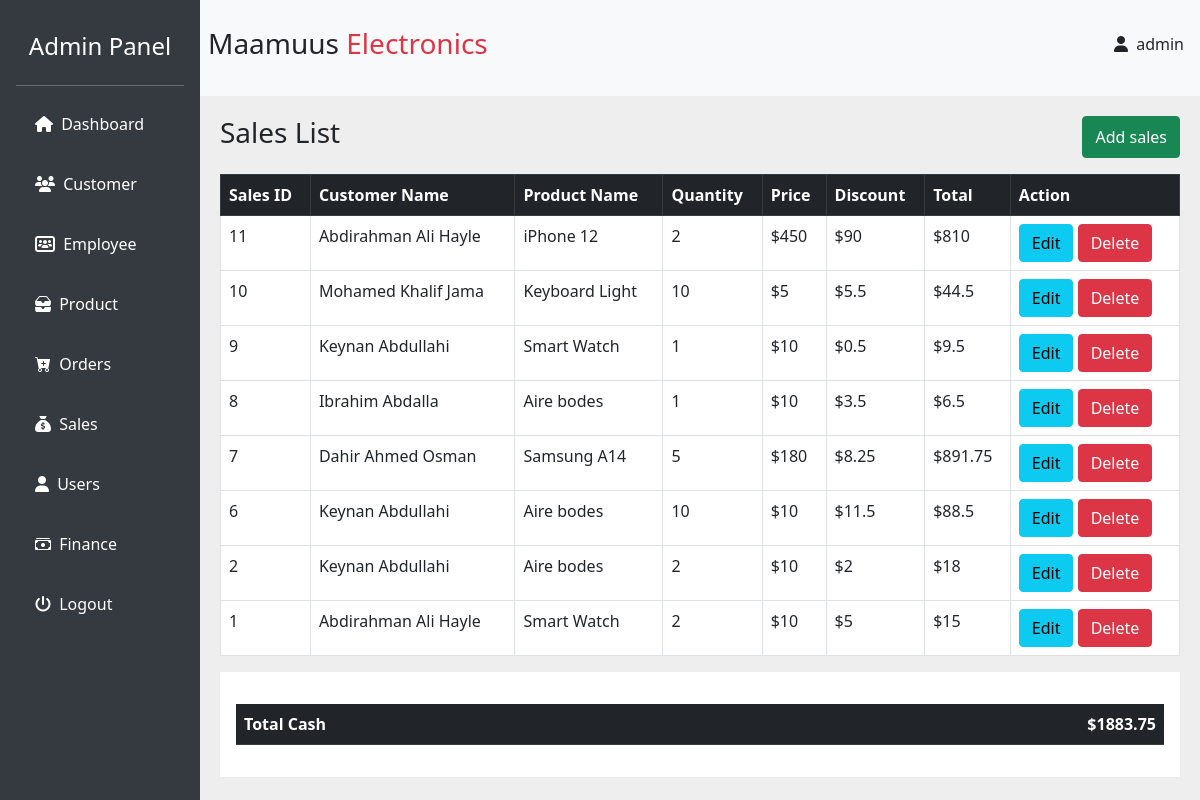
/sales.php (signed in), run on the app's committed database.
### tables this page shows
CREATE TABLE `sales` (
  `id` int(20) NOT NULL,
  `cname` varchar(50) NOT NULL,
  `pname` varchar(40) NOT NULL,
  `quantity` int(40) NOT NULL,
  `price` int(40) NOT NULL,
  `discount` double NOT NULL,
  `total` double NOT NULL
);

### sales.php (the view, shortened to what this page needs)
<?php include("./src/connection.php") ?>
<?php include("./src/sidebar.php")?>
    <div class="content d-flex flex-column">
      <nav class="navbar navbar-expand-lg navbar-light">
        <?php include ("./src/header.php");?>
      <div class="main-content">
        <div class="d-flex flex-row justify-content-between">
          <h3>Sales List</h3>
          <button type="button" class="btn btn-success" data-bs-toggle="modal" data-bs-target="#insertModal">
          Add sales
        </button>
        </div>
        <table class='table my-3 table-bordered bg-white'>
                 <tr class='table-dark '>
                  <th>Sales ID</th>
                  <th>Customer Name</th>
                  <th>Product Name</th>
                  <th>Quantity</th>
                  <th>Price</th>
                  <th>Discount</th>
                  <th>Total</th>
                  <th>Action</th>
                </tr>
          <?php
          $sql = "SELECT id, cname, pname, quantity, price, discount, total FROM sales ORDER BY id DESC";
          $result = $conn->query($sql);
          while ($row = $result->fetch_assoc()) {
            ?>
                         <tr>
                            <td><?php echo $row["id"]?></td>
                            <td><?php echo $row["cname"]?></td>
                            <td><?php echo $row["pname"]?></td>
                            <td><?php echo $row["quantity"]?></td>
                            <td>$<?php echo $row["price"]?></td>
                            <td>$<?php echo $row["discount"]?></td>
                            <td>$<?php echo $row["total"]?></td>
                            <td>
                              <a href="./editSales.php?id=<?php echo $row["id"] ?>&cname=<?php echo $row["cname"]?>&pname=<?php echo $row["pname"] ?>&quantity=<?php echo $row["quantity"]?>&price=<?php echo $row["price"]?>&discount=<?php echo $row["discount"]?> " class="btn btn-info">Edit</a>
                              <a href="./salesDel.php?id=<?php echo $row["id"] ?>" class="btn btn-danger">Delete</a>
                            </td>
                         </tr>
                    <?php }?>
                   </table>
        <?php
            $sql = "SELECT SUM(total) AS total_amount FROM sales";
            $result = $conn->query($sql);
            if ($result->num_rows > 0) {
                while($row = $result->fetch_assoc()) {
        ?>
        <div class="bg-white p-3">
        <table class='table my-3 bg-white fw-bold'>
                 <tr class='table-dark '>
                  <td>Total Cash</td>
                  <td class="text-end">$<?php if ($row['total_amount'] == 0) {
                    echo "0";} echo $row['total_amount'];?></td>
                 </tr>
                <?php
                 }
                } else {
                }
                ?>
        </div>
      </div>
    </div>
    <?php include("./src/footer.php")?>

### src/style.css (style rules this page uses)
body { display: flex; height: 100vh; overflow: hidden; background-color: #eee; }
.content { flex-grow: 1; overflow-y: auto; }
.navbar { background: #f8f9fa; flex-shrink: 0; }
.main-content { padding: 20px; }

### data on the page
sales: id "11", cname "Abdirahman Ali Hayle", pname "iPhone 12", quantity "2", price "450", discount "90", total "810"
sales: id "10", cname "Mohamed Khalif Jama", pname "Keyboard Light", quantity "10", price "5", discount "5.5", total "44.5"
sales: id "9", cname "Keynan Abdullahi", pname "Smart Watch", quantity "1", price "10", discount "0.5", total "9.5"
sales: id "8", cname "Ibrahim Abdalla", pname "Aire bodes", quantity "1", price "10", discount "3.5", total "6.5"
sales: id "7", cname "Dahir Ahmed Osman", pname "Samsung A14", quantity "5", price "180", discount "8.25", total "891.75"
sales: id "6", cname "Keynan Abdullahi", pname "Aire bodes", quantity "10", price "10", discount "11.5", total "88.5"
sales: id "2", cname "Keynan Abdullahi", pname "Aire bodes", quantity "2", price "10", discount "2", total "18"
sales: id "1", cname "Abdirahman Ali Hayle", pname "Smart Watch", quantity "2", price "10", discount "5", total "15"

### other printed values
$_SESSION['username'] "admin"
$row['total_amount'] "1883.75"
